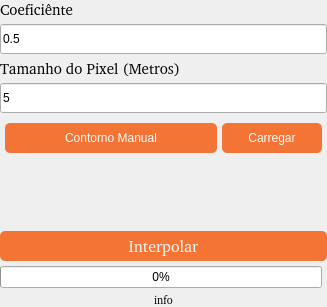
                  <widget class="QWidget" name="page_15">
                   <layout class="QVBoxLayout" name="verticalLayout_27">
                    <property name="spacing">
                     <number>5</number>
                    </property>
                    <property name="leftMargin">
                     <number>0</number>
                    </property>
                    <property name="topMargin">
                     <number>0</number>
                    </property>
                    <property name="rightMargin">
                     <number>0</number>
                    </property>
                    <property name="bottomMargin">
                     <number>0</number>
                    </property>
                    <item>
                     <layout class="QGridLayout" name="gridLayout_18">
                      <item row="1" column="0" colspan="2">
                       <layout class="QVBoxLayout" name="verticalLayout_26">
                        <item>
                         <widget class="QLabel" name="proLabel_2">
                          <property name="enabled">
                           <bool>true</bool>
                          </property>
                          <property name="font">
                           <font>
                            <family>:/plugins/StaraMaps/Roboto-Regular.ttf</family>
                            <pointsize>11</pointsize>
                            <weight>50</weight>
                            <italic>false</italic>
                            <bold>false</bold>
                           </font>
                          </property>
                          <property name="styleSheet">
                           <string notr="true"/>
                          </property>
                          <property name="text">
                           <string>Tamanho do Pixel (Metros)</string>
                          </property>
                         </widget>
                        </item>
                        <item>
                         <widget class="QLineEdit" name="pixelSizeLineEdit">
                          <property name="enabled">
                           <bool>true</bool>
                          </property>
                          <property name="minimumSize">
                           <size>
                            <width>0</width>
                            <height>30</height>
                           </size>
                          </property>
                          <property name="styleSheet">
                           <string notr="true">QLineEdit:disabled{
	border: none;
	border-bottom: 1px solid;
	border-bottom-color: rgb(255, 0, 0);
	background-color: rgb(250, 250, 250);
	font: 10pt url(:/plugins/StaraMaps/Roboto-Regular.ttf);
	padding-right: 20px;
}</string>
                          </property>
                          <property name="text">
                           <string>5</string>
                          </property>
                         </widget>
                        </item>
                       </layout>
                      </item>
                      <item row="2" column="0" colspan="2">
                       <layout class="QGridLayout" name="gridLayout_9">
                        <property name="leftMargin">
                         <number>5</number>
                        </property>
                        <property name="topMargin">
                         <number>5</number>
                        </property>
                        <property name="rightMargin">
                         <number>5</number>
                        </property>
                        <property name="horizontalSpacing">
                         <number>5</number>
                        </property>
                        <property name="verticalSpacing">
                         <number>0</number>
                        </property>
                        <item row="0" column="0">
                         <widget class="QPushButton" name="pushButtonManualInterpolate">
                          <property name="minimumSize">
                           <size>
                            <width>200</width>
                            <height>30</height>
                           </size>
                          </property>
                          <property name="maximumSize">
                           <size>
                            <width>16777215</width>
                            <height>16777215</height>
                           </size>
                          </property>
                          <property name="styleSheet">
                           <string notr="true">QPushButton#temp_button{
	background-color: red;
	border-radius: 5px;
	color: rgb(250, 250, 250);
	font: 8pt url(:/plugins/StaraMaps/Roboto-Regular.ttf);
}
QPushButton#pushButtonManualInterpolate{
	background-color: rgb(243, 116, 53);
	border: none;	
	color: rgb(250, 250, 250);
	border-radius: 5px;
	font: 12pt url(:/plugins/StaraMaps/Roboto-Regular.ttf);
}

QPushButton::hove#pushButtonManualInterpolater{
	background-color: rgb(233, 106, 43);
}

QPushButton::pressed#pushButtonManualInterpolate{
	background-color: rgb(223, 96, 33);
}
QPushButton:disabled#pushButtonManualInterpolate{
	border: 2px solid rgba(100, 100, 100, 40);
	color: rgb(100, 100, 100, 40);
}</string>
                          </property>
                          <property name="text">
                           <string>Contorno Manual</string>
                          </property>
                         </widget>
                        </item>
                        <item row="0" column="1" alignment="Qt::AlignVCenter">
                         <widget class="QPushButton" name="pushButtonLoad">
                          <property name="minimumSize">
                           <size>
                            <width>100</width>
                            <height>30</height>
                           </size>
                          </property>
                          <property name="maximumSize">
                           <size>
                            <width>100</width>
                            <height>20</height>
                           </size>
                          </property>
                          <property name="styleSheet">
                           <string notr="true">
QPushButton#pushButtonLoad{
	background-color: rgb(243, 116, 53);
	border: none;	
	color: rgb(250, 250, 250);
	border-radius: 5px;
	font: 12pt url(:/plugins/StaraMaps/Roboto-Regular.ttf);
}

QPushButton::hove#pushButtonLoad{
	background-color: rgb(233, 106, 43);
}

QPushButton::pressed#pushButtonLoad{
	background-color: rgb(223, 96, 33);
}
QPushButton:disabled#pushButtonLoad{
	border: 2px solid rgba(100, 100, 100, 40);
	color: rgb(100, 100, 100, 40);
}</string>
                          </property>
                          <property name="text">
                           <string>Carregar</string>
                          </property>
                         </widget>
                        </item>
                       </layout>
                      </item>
                      <item row="3" column="0" colspan="2">
                       <spacer name="verticalSpacer_6">
                        <property name="orientation">
                         <enum>Qt::Vertical</enum>
                        </property>
                        <property name="sizeHint" stdset="0">
                         <size>
                          <width>327</width>
                          <height>73</height>
                         </size>
                        </property>
                       </spacer>
                      </item>
                      <item row="5" column="0">
                       <widget class="QProgressBar" name="progressBar_interpolate">
                        <property name="enabled">
                         <bool>true</bool>
                        </property>
                        <property name="value">
                         <number>0</number>
                        </property>
                        <property name="alignment">
                         <set>Qt::AlignCenter</set>
                        </property>
                       </widget>
                      </item>
                      <item row="0" column="0" colspan="2">
                       <layout class="QVBoxLayout" name="verticalLayout_25">
                        <item>
                         <widget class="QLabel" name="proLabel">
                          <property name="enabled">
                           <bool>true</bool>
                          </property>
                          <property name="font">
                           <font>
                            <family>:/plugins/StaraMaps/Roboto-Regular.ttf</family>
                            <pointsize>11</pointsize>
                            <weight>50</weight>
                            <italic>false</italic>
                            <bold>false</bold>
                           </font>
                          </property>
                          <property name="styleSheet">
                           <string notr="true"/>
                          </property>
                          <property name="text">
                           <string>Coeficiênte</string>
                          </property>
                         </widget>
                        </item>
                        <item>
                         <widget class="QLineEdit" name="coeEdit">
                          <property name="enabled">
                           <bool>true</bool>
                          </property>
                          <property name="minimumSize">
                           <size>
                            <width>0</width>
                            <height>30</height>
                           </size>
                          </property>
                          <property name="styleSheet">
                           <string notr="true">QLineEdit:disabled{
	border: none;
	border-bottom: 1px solid;
	border-bottom-color: rgb(255, 0, 0);
	background-color: rgb(250, 250, 250);
	font: 10pt url(:/plugins/StaraMaps/Roboto-Regular.ttf);
	padding-right: 20px;
}</string>
                          </property>
                          <property name="text">
                           <string>0.5</string>
                          </property>
                         </widget>
                        </item>
                       </layout>
                      </item>
                      <item row="6" column="0" colspan="2" alignment="Qt::AlignHCenter">
                       <widget class="QLabel" name="label_interpolate_info">
                        <property name="maximumSize">
                         <size>
                          <width>16777215</width>
                          <height>16777215</height>
                         </size>
                        </property>
                        <property name="font">
                         <font>
                          <family>:/plugins/StaraMaps/Roboto-Regular.ttf</family>
                          <pointsize>8</pointsize>
                          <weight>50</weight>
                          <italic>false</italic>
                          <bold>false</bold>
                         </font>
                        </property>
                        <property name="styleSheet">
                         <string notr="true">font: 8pt url(:/plugins/StaraMaps/Roboto-Regular.ttf);</string>
                        </property>
                        <property name="text">
                         <string>info</string>
                        </property>
                       </widget>
                      </item>
                      <item row="4" column="0" colspan="2">
                       <widget class="QPushButton" name="InterpolatePushButton">
                        <property name="minimumSize">
                         <size>
                          <width>120</width>
                          <height>30</height>
                         </size>
                        </property>
                        <property name="font">
                         <font>
                          <family>:/plugins/StaraMaps/Roboto-Regular.ttf</family>
                          <pointsize>12</pointsize>
                          <weight>50</weight>
                          <italic>false</italic>
                          <bold>false</bold>
                         </font>
                        </property>
                        <property name="styleSheet">
                         <string notr="true">QPushButton{
	background-color: rgb(243, 116, 53);
	border: none;	
	color: rgb(250, 250, 250);
	border-radius: 5px;
	font: 12pt url(:/plugins/StaraMaps/Roboto-Regular.ttf);
}

QPushButton::hover{
	background-color: rgb(233, 106, 43);
}

QPushButton::pressed{
	background-color: rgb(223, 96, 33);
}
QPushButton:disabled{
	border: 2px solid rgba(100, 100, 100, 40);
	color: rgb(100, 100, 100, 40);
}</string>
                        </property>
                        <property name="text">
                         <string>Interpolar</string>
                        </property>
                       </widget>
                      </item>
                     </layout>
                    </item>
                   </layout>
                  </widget>
